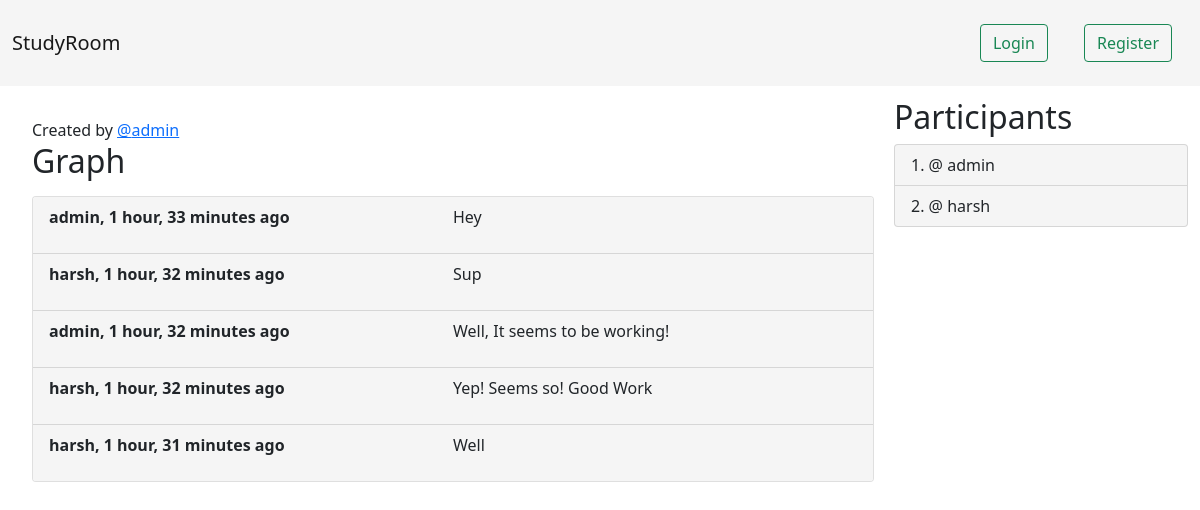
Page /room/4 on the committed database.
### base/models.py (models this page shows, shortened)
class Room(models.Model):
    host = models.ForeignKey(User, on_delete=models.SET_NULL, null=True)
    topic = models.ForeignKey(Topic, on_delete=models.SET_NULL, null=True)
    name = models.CharField(max_length=200, unique=True)
    description = models.TextField(null=True, blank=True)
    updated_at = models.DateTimeField(auto_now=True)
    created_at = models.DateTimeField(auto_now_add=True)
    participants = models.ManyToManyField(User, related_name='participants')

class Message(models.Model):
    user = models.ForeignKey(User, on_delete=models.CASCADE)
    room = models.ForeignKey(Room, on_delete=models.CASCADE)
    body = models.TextField()
    updated_at = models.DateTimeField(auto_now=True)
    created_at = models.DateTimeField(auto_now_add=True)

### base/views.py (the view, shortened to what this page needs)
# urls.py: path('room/<str:pk>', views.room_view, name="room"),
def room_view(request, pk):
    room = Room.objects.get(id=pk)
    participants = room.participants.all()
    messages = room.message_set.all().order_by('created_at')
    context = {
        'room': room,
        'messages': messages,
        'participants': participants,
        'room_id': room.id
    }
    return render(request, 'base/room.html', context)

### base/templates/base/room.html (shortened to what this page needs)
{% extends 'base.html' %}
{% block content %}
<div class="room-container">
    <div class="message-box">
        <div>
            <span> Created by
                <a href="{% url 'user-profile' room.host.id %}">
                    @{{ room.host }}
                </a>
            </span>
            <h2>{{ room.name }}</h2>
        </div>
        <div class="card">
            <ul class="list-group list-group-flush" id='chat-log'>
                {% for message in messages %}
                <li class="list-group-item">
                    <div class="left">
                        <b>
                            <span>{{ message.user }}, {{ message.created_at|timesince }} ago </span>
                        </b>
                    </div>
                    <p>
                        {{message.body}}
                    </p>
                </li>
                {% endfor %}
            </ul>
        </div>
    </div>
    <div>
        <h2>Participants</h2>
        <ol class="list-group list-group-numbered">
            {% for participant in participants %}
            <li class="list-group-item">@ {{participant.username}}</li>
            {% endfor %}
        </ol>
    </div>
</div>
{% endblock %}

### static/css/style.css (style rules this page uses)
.left { float: left; width: 50%; }
.list-group-item { background-color: whitesmoke; }
.room-container { margin: 12px; display: grid; grid-template-columns: 3fr 1fr; }
.message-box { margin: 20px; }

### rows in the picture
Room: host "admin", name "Graph"
Message: user "admin", created_at "1 hour, 33 minutes", body "Hey"
Message: user "harsh", created_at "1 hour, 32 minutes", body "Sup"
Message: user "admin", created_at "1 hour, 32 minutes", body "Well, It seems to be working!"
Message: user "harsh", created_at "1 hour, 32 minutes", body "Yep! Seems so! Good Work"
Message: user "harsh", created_at "1 hour, 31 minutes", body "Well"

### other values in the picture
{{ participant.username }} "admin"
{{ participant.username }} "harsh"
